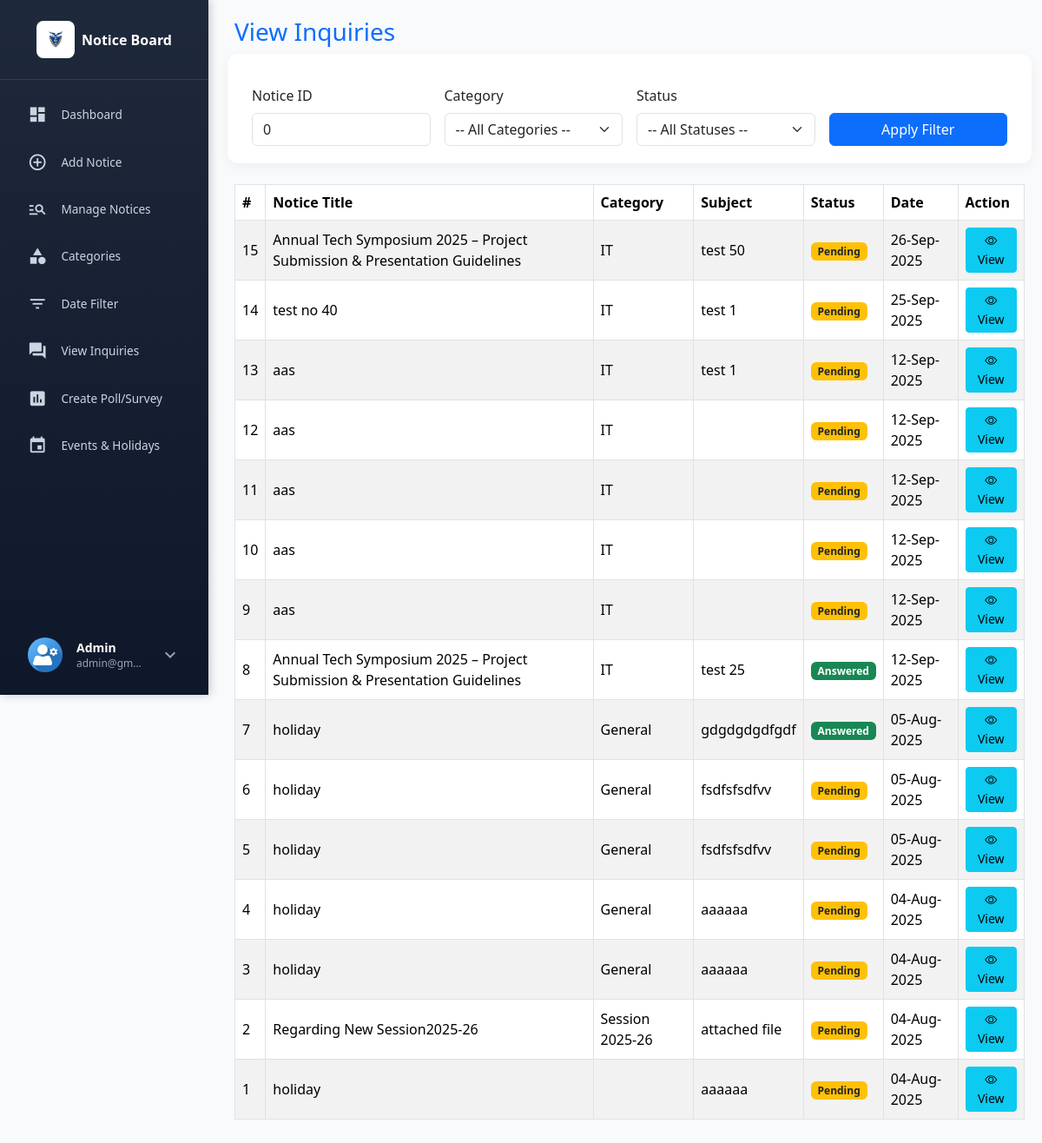
The page /view_inquiries.php (signed in) on the database its author committed.
### tables this page shows
CREATE TABLE `tblinquiries` (
  `id` int(11) NOT NULL,
  `notice_id` int(11) NOT NULL,
  `category` varchar(255) DEFAULT NULL,
  `user_id` int(11) DEFAULT 0,
  `full_name` varchar(100) NOT NULL,
  `email` varchar(100) DEFAULT NULL,
  `mobile_number` varchar(20) DEFAULT NULL,
  `subject` varchar(150) NOT NULL,
  `message` text NOT NULL,
  `status` varchar(20) NOT NULL DEFAULT 'Pending',
  `created_at` datetime DEFAULT current_timestamp()
);

CREATE TABLE `notices` (
  `id` int(11) NOT NULL,
  `category` varchar(255) DEFAULT NULL,
  `Class` varchar(10) NOT NULL,
  `title` varchar(255) NOT NULL,
  `content` text NOT NULL,
  `created_at` timestamp NOT NULL DEFAULT current_timestamp(),
  `status` enum('active','inactive') DEFAULT 'active',
  `created_by` int(11) DEFAULT NULL,
  `file_path` varchar(255) DEFAULT NULL,
  `views` int(11) DEFAULT 0
);

### view_inquiries.php (the view, shortened to what this page needs)
<?php
include_once('includes/dbconnection.php');
$notice_id = isset($_GET['notice_id']) ? intval($_GET['notice_id']) : 0;
?>
<!DOCTYPE html>
<html lang="en">
<head>
    <link href="https://cdn.jsdelivr.net/npm/bootstrap@5.3.0/dist/css/bootstrap.min.css" rel="stylesheet">
    <link href="https://cdn.jsdelivr.net/npm/bootstrap-icons@1.10.5/font/bootstrap-icons.css" rel="stylesheet">
    <script src="https://cdn.tailwindcss.com"></script>
</head>
<body>
<?php include_once('includes/admin_sidebar.php'); ?>
<div class="content">
    <h3 class="text-primary mb-4">View Inquiries</h3>
    <form method="get" class="filter-form mb-4 row g-3">
        <div class="col-md-3">
            <label class="form-label">Notice ID</label>
            <input type="number" name="notice_id" class="form-control" value="<?= htmlspecialchars($notice_id); ?>" placeholder="Enter Notice ID">
        </div>
        <div class="col-md-3">
            <label class="form-label">Category</label>
            <select name="category" class="form-select">
                <option value="">-- All Categories --</option>
            </select>
        </div>
        <div class="col-md-3">
            <label class="form-label">Status</label>
            <select name="status" class="form-select">
                <option value="">-- All Statuses --</option>
            </select>
        </div>
        <div class="col-md-3 d-flex align-items-end">
            <button type="submit" class="btn btn-primary w-100">Apply Filter</button>
        </div>
    </form>
    <?php
    $sql = "SELECT * FROM tblinquiries WHERE 1=1";
    $sql .= " ORDER BY created_at DESC";
    $stmt = $con->prepare($sql);
    $stmt->execute();
    $result = $stmt->get_result();
    if ($result->num_rows > 0):
    ?>
    <div class="table-responsive">
        <table class="table table-striped table-bordered align-middle">
            <thead>
                <tr>
                    <th>#</th>
                    <th>Notice Title</th>
                    <th>Category</th>
                    <th>Subject</th>
                    <th>Status</th>
                    <th>Date</th>
                    <th>Action</th>
                </tr>
            </thead>
            <tbody>
            <?php while ($row = $result->fetch_assoc()): ?>
                <?php
                $noticeTitle = '';
                if (!empty($row['notice_id'])) {
                    $ntRes = $con->query("SELECT title FROM notices WHERE id=" . intval($row['notice_id']));
                    if ($ntRow = $ntRes->fetch_assoc()) {
                        $noticeTitle = $ntRow['title'];
                    }
                }
                ?>
                <tr>
                    <td><?= $row['id']; ?></td>
                    <td><?= htmlspecialchars($noticeTitle); ?></td>
                    <td><?= htmlspecialchars($row['category']); ?></td>
                    <td><?= htmlspecialchars($row['subject']); ?></td>
                    <td>
                        <?php
                        $status = htmlspecialchars($row['status']);
                        $badge_class = 'bg-secondary';
                        if ($status == 'Answered') $badge_class = 'bg-success';
                        if ($status == 'Pending') $badge_class = 'bg-warning text-dark';
                        ?>
                        <span class="badge <?= $badge_class ?>"><?= $status ?></span>
                    </td>
                    <td><?= date('d-M-Y', strtotime($row['created_at'])); ?></td>
                    <td>
                        <a href="view_inquiry_details.php?id=<?= $row['id']; ?>" class="btn btn-info btn-sm"><i class="bi bi-eye"></i> View</a>
                    </td>
                </tr>
            <?php endwhile; ?>
            </tbody>
        </table>
    </div>
    <?php else: ?>
        <div class="alert alert-info text-center">No inquiries found.</div>
    <?php endif; ?>
</div>
</body>
</html>

### includes/admin_sidebar.php (shortened to what this page needs)
<?php
include(__DIR__ . '/dbconnection.php');
$adminid = $_SESSION['nbid'];
$ret = mysqli_query($con, "SELECT AdminName, Email, role FROM tbladmin WHERE ID='$adminid'");
$row = mysqli_fetch_array($ret);
$name = $row['AdminName'] ?? '';
$email = $row['Email'] ?? '';
$current_page = basename($_SERVER['PHP_SELF']);
?>
<!DOCTYPE html>
<html lang="en">
<head>
<link href="https://cdn.jsdelivr.net/npm/bootstrap@5.3.6/dist/css/bootstrap.min.css" rel="stylesheet">
<link href="https://cdn.jsdelivr.net/npm/bootstrap-icons@1.10.5/font/bootstrap-icons.css" rel="stylesheet">
<script src="https://cdn.tailwindcss.com"></script>
  <link href="https://cdn.jsdelivr.net/npm/bootstrap@5.3.6/dist/css/bootstrap.min.css" rel="stylesheet">
  <link href="https://cdn.jsdelivr.net/npm/bootstrap-icons@1.10.5/font/bootstrap-icons.css" rel="stylesheet">
  <script src="https://cdn.tailwindcss.com"></script>
    <script src="https://cdn.tailwindcss.com"></script>
    <link rel="stylesheet" href="https://cdnjs.cloudflare.com/ajax/libs/font-awesome/6.4.0/css/all.min.css">
</head>
<body>
  <aside class="sidebar">
    <div class="sidebar-header d-flex align-items-center justify-content-center p-4">
      <div class="sidebar-logo me-2">
        <img alt="Logo" width="28" height="28" class="img-fluid"
             src="images/jai_hind.jpeg" />
      </div>
      <span class="fw-semibold" style="font-size:1rem;">Notice Board</span>
    </div>
    <nav class="flex-grow-1 p-3">
      <div class="nav flex-column">
        <a href="dashboard.php" class="nav-link <?php echo ($current_page == 'dashboard.php') ? 'active' : ''; ?>">
          <i class="material-icons nav-icon">dashboard</i>
          <span class="ms-3">Dashboard</span>
        </a>
        <a href="add-notices.php" class="nav-link <?php echo ($current_page == 'add-notices.php') ? 'active' : ''; ?>">
          <i class="material-icons nav-icon">add_circle_outline</i>
          <span class="ms-3">Add Notice</span>
        </a>
        <a href="manage-notices.php" class="nav-link <?php echo ($current_page == 'manage-notices.php') ? 'active' : ''; ?>">
          <i class="material-icons nav-icon">manage_search</i>
          <span class="ms-3">Manage Notices</span>
        </a>
        <a href="category.php" class="nav-link <?php echo ($current_page == 'category.php') ? 'active' : ''; ?>">
          <i class="material-icons nav-icon">category</i>
          <span class="ms-3">Categories</span>
        </a>
        <a href="bwdates-reports.php" class="nav-link <?php echo ($current_page == 'bwdates-reports.php') ? 'active' : ''; ?>">
          <i class="material-icons nav-icon">filter_list</i>
          <span class="ms-3">Date Filter</span>
        </a>
        <a href="view_Inquiries.php" class="nav-link <?php echo ($current_page == 'view_Inquiries.php') ? 'active' : ''; ?>">
          <i class="material-icons nav-icon">question_answer</i>
          <span class="ms-3">View Inquiries</span>
        </a>
        <a href="admin-polls.php" class="nav-link <?php echo ($current_page == 'admin-polls.php') ? 'active' : ''; ?>">
          <i class="material-icons nav-icon">poll</i>
          <span class="ms-3">Create Poll/Survey</span>
        </a>
        <a href="admin-events.php" class="nav-link <?php echo ($current_page == 'admin-events.php') ? 'active' : ''; ?>">
          <i class="material-icons nav-icon">event</i>
          <span class="ms-3">Events & Holidays</span>
        </a>
      </div>
    </nav>
    <div class="sidebar-footer p-3 relative">
      <div class="relative group w-full">
        <button onclick="toggleDropdown()" class="w-full bg-transparent text-left flex items-center gap-3 px-3 py-2.5 rounded-lg hover:bg-slate-700/50 transition-all duration-300">
          <img src="images/icon/avatar-01.jpg"
               class="admin-avatar" alt="Admin" />
          <div class="flex-grow overflow-hidden">
            <p class="mb-0 text-sm font-semibold text-white truncate"><?php echo htmlentities($name); ?></p>
            <p class="mb-0 text-xs text-slate-400 truncate"><?php echo htmlentities($email); ?></p>
          </div>
          <i class="material-icons text-slate-400" id="dropdown-icon">expand_more</i>
        </button>
      </div>
    </div>
  </aside>
</body>
</html>

### view_inquiries.php (style rules this page uses)
body { background: #f8fafc; }
.content { margin-left: 250px; padding: 20px; }
.filter-form { border-radius: 12px; background: white; padding: 20px; box-shadow: 0 4px 15px rgba(0,0,0,0.05); }
th { background: #1e293b; color: white; }

### includes/admin_sidebar.php (style rules this page uses)
body { background: #f8fafc; }
.sidebar { width: 240px; height: 100vh; background: linear-gradient(180deg, #1e293b, #0f172a); color: white; position: fixed; left: 0; top: 0; z-index: 40; display: flex; flex-direction: column; box-shadow: 2px 0 10px rgba(0, 0, 0, 0.2); }
.sidebar-header { border-bottom: 1px solid rgba(255, 255, 255, 0.1); }
.sidebar-logo { background-color: white; padding: 0.5rem; border-radius: 0.5rem; }
.nav-link { color: #cbd5e1; border-radius: 8px; padding: 0.8rem 1rem; margin-bottom: 0.4rem; display: flex; align-items: center; font-weight: 500; font-size: 0.85rem !important; transition: all 0.3s ease; }
.nav-icon { font-size: 1.4rem; color: inherit; transition: transform 0.3s; }
.admin-avatar { width: 40px; height: 40px; border-radius: 50%; object-fit: cover; }
#dropdown-icon { transition: transform 0.3s; }

### rows shown on the page
tblinquiries: id "15", notice.title "Annual Tech Symposium 2025 – Project Submission & Presentation Guidelines", category "IT", subject "test 50", status "Pending", created_at "26-Sep-2025"
tblinquiries: id "14", notice.title "test no 40", category "IT", subject "test 1", status "Pending", created_at "25-Sep-2025"
tblinquiries: id "13", notice.title "aas", category "IT", subject "test 1", status "Pending", created_at "12-Sep-2025"
tblinquiries: id "12", notice.title "aas", category "IT", status "Pending", created_at "12-Sep-2025"
tblinquiries: id "11", notice.title "aas", category "IT", status "Pending", created_at "12-Sep-2025"
tblinquiries: id "10", notice.title "aas", category "IT", status "Pending", created_at "12-Sep-2025"
tblinquiries: id "9", notice.title "aas", category "IT", status "Pending", created_at "12-Sep-2025"
tblinquiries: id "8", notice.title "Annual Tech Symposium 2025 – Project Submission & Presentation Guidelines", category "IT", subject "test 25", status "Answered", created_at "12-Sep-2025"
tblinquiries: id "7", notice.title "holiday", category "General", subject "gdgdgdgdfgdf", status "Answered", created_at "05-Aug-2025"
tblinquiries: id "6", notice.title "holiday", category "General", subject "fsdfsfsdfvv", status "Pending", created_at "05-Aug-2025"
tblinquiries: id "5", notice.title "holiday", category "General", subject "fsdfsfsdfvv", status "Pending", created_at "05-Aug-2025"
tblinquiries: id "4", notice.title "holiday", category "General", subject "aaaaaa", status "Pending", created_at "04-Aug-2025"
tblinquiries: id "3", notice.title "holiday", category "General", subject "aaaaaa", status "Pending", created_at "04-Aug-2025"
tblinquiries: id "2", notice.title "Regarding New Session2025-26", category "Session 2025-26", subject "attached file", status "Pending", created_at "04-Aug-2025"
tblinquiries: id "1", notice.title "holiday", subject "aaaaaa", status "Pending", created_at "04-Aug-2025"

### other values the page prints
$name "Admin"
$email "admin@gm…"
